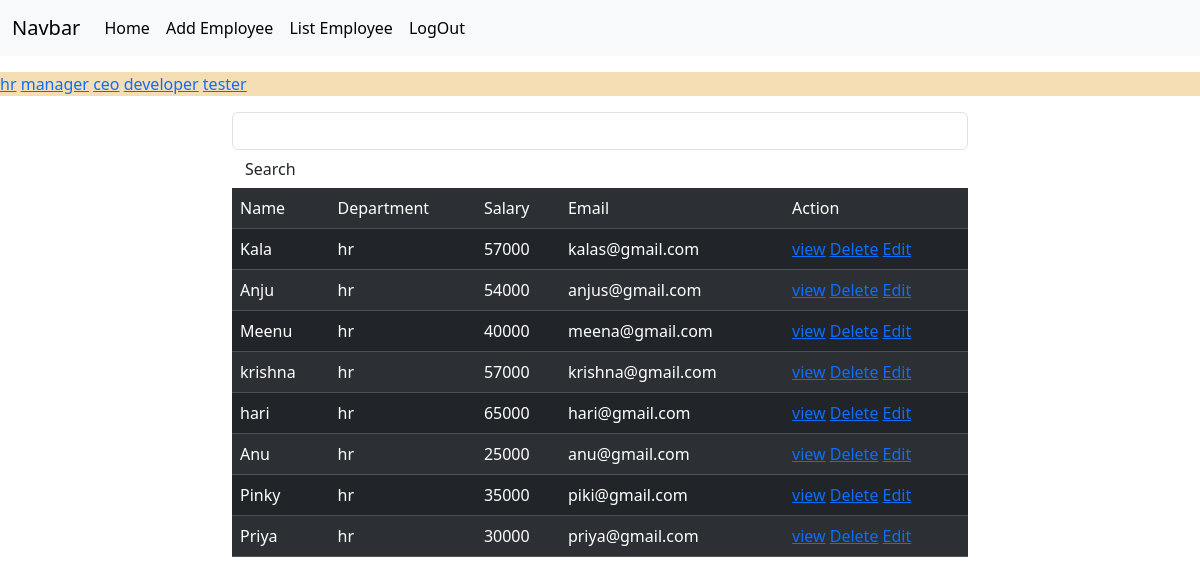
/employees/all?department=hr (signed in), run on the app's committed database.
### crm/models.py (models this page shows, shortened)
class Employees(models.Model):
    name=models.CharField(max_length=100)
    department=models.CharField(max_length=100)
    salary=models.PositiveIntegerField()
    email=models.EmailField(unique=True)
    age=models.PositiveIntegerField()
    contact=models.CharField(max_length=12,null=True)
    profile_pic=models.ImageField(upload_to="images",null=True,blank=True)
    dob=models.DateField(null=True,blank=True)

### crm/views.py (the view, shortened to what this page needs)
# urls.py: path("employees/all",views.EmployeeListView.as_view(),name="emp_all"),
@method_decorator(signin_required,name="dispatch")
class EmployeeListView(View):
    def get(self,request,*args,**kwargs):
            qs=Employees.objects.all()
            departments=Employees.objects.all().values_list("department",flat=True).distinct()
            print(departments)
            if "department" in request.GET:
                dept=request.GET.get("department")
                qs=qs.filter(department__iexact=dept)
            return render(request,"emp_list.html",{"data":qs,"departments":departments})

### crm/views.py (called while the page is built)
def signin_required(fn):
    def wrapper(request,*args,**kwargs):
        if not request.user.is_authenticated:
            messages.error(request,"Invalid Session")
            return redirect("sign_in")
        else:
            return fn(request,*args,**kwargs)
    return wrapper

### crm/templates/emp_list.html (shortened to what this page needs)
{%extends 'base.html'%}
{%block body_block%}
<div class="mt-3" style="background-color: wheat;">
    {%for dep in departments%}
        <a href="{%url 'emp_all'%}?department={{dep}}">{{dep}}</a>
    {%endfor%}
</div>
<div class="container mt-3">
    <div class="row">
        <div class="col-2"></div>
        <div class="col-8">
            <form action="" method="post">
                <input type="text" name="box" class="form-control">
                <button type="submit" class="btn btn-sucess">Search</button>
            </form>
        </div>
        <div class="col-2"></div>
    </div>
</div>
<div class="container">
    <div class="row">
        <div class="col-2"></div>
        <div class="col-8">
            <table class="table table-dark table-striped caption-top">
                <tr>
                    <td>Name</td>
                    <td>Department</td>
                    <td>Salary</td>
                    <td>Email</td>
                    <td>Action</td>
                </tr>
                {%for emp in data%}
                <tr>
                    <td>{{emp.name}}</td>
                    <td>{{emp.department}}</td>
                    <td>{{emp.salary}}</td>
                    <td>{{emp.email}}</td>
                    <td>
                        <a href="{%url 'emp_details' emp.id%}">view</a>
                        <a href="{%url 'emp_delete' emp.id%}">Delete</a>
                        <a href="{%url 'emp_edit' emp.id%}">Edit</a>
                    </td>
                </tr>
                {%endfor%}
            </table>
        </div>
        <div class="col-2"></div>
    </div>
{%endblock%}

### data on the page
Employees: name "Kala", department "hr", salary "57000", email "kalas@gmail.com"
Employees: name "Anju", department "hr", salary "54000", email "anjus@gmail.com"
Employees: name "Meenu", department "hr", salary "40000", email "meena@gmail.com"
Employees: name "krishna", department "hr", salary "57000", email "krishna@gmail.com"
Employees: name "hari", department "hr", salary "65000", email "hari@gmail.com"
Employees: name "Anu", department "hr", salary "25000", email "anu@gmail.com"
Employees: name "Pinky", department "hr", salary "35000", email "piki@gmail.com"
Employees: name "Priya", department "hr", salary "30000", email "priya@gmail.com"

### other printed values
{{ dep }} "hr" "manager" "ceo" "developer" "tester"
